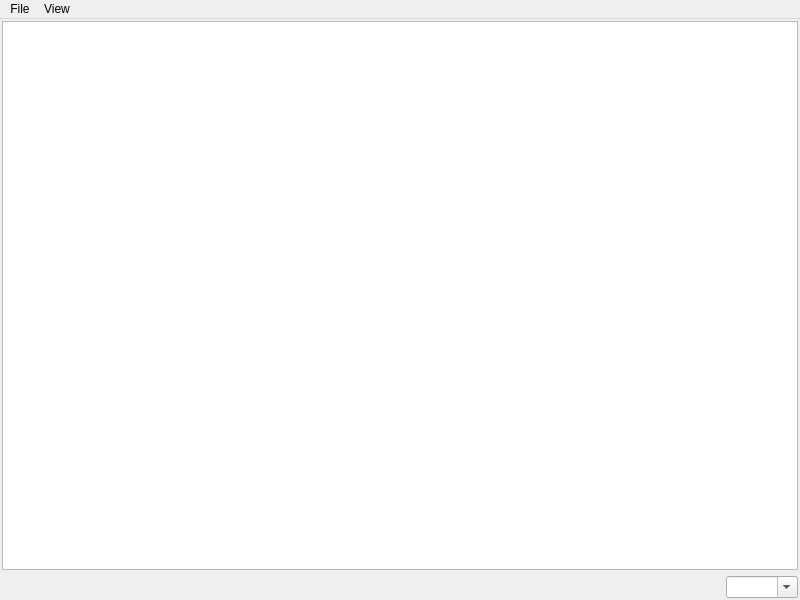
<?xml version="1.0" encoding="UTF-8"?>
<ui version="4.0">
 <class>LotPackWindow</class>
 <widget class="QMainWindow" name="LotPackWindow">
  <property name="geometry">
   <rect>
    <x>0</x>
    <y>0</y>
    <width>800</width>
    <height>600</height>
   </rect>
  </property>
  <property name="windowTitle">
   <string>LotPack Viewer</string>
  </property>
  <widget class="QWidget" name="centralwidget">
   <layout class="QGridLayout" name="gridLayout">
    <property name="margin">
     <number>2</number>
    </property>
    <item row="0" column="0">
     <widget class="LotPackView" name="view"/>
    </item>
    <item row="1" column="0">
     <layout class="QHBoxLayout" name="statusBarLayout">
      <item>
       <spacer name="horizontalSpacer">
        <property name="orientation">
         <enum>Qt::Horizontal</enum>
        </property>
        <property name="sizeHint" stdset="0">
         <size>
          <width>40</width>
          <height>20</height>
         </size>
        </property>
       </spacer>
      </item>
      <item>
       <widget class="QComboBox" name="scaleCombo">
        <property name="editable">
         <bool>true</bool>
        </property>
       </widget>
      </item>
     </layout>
    </item>
   </layout>
  </widget>
  <widget class="QMenuBar" name="menubar">
   <property name="geometry">
    <rect>
     <x>0</x>
     <y>0</y>
     <width>800</width>
     <height>21</height>
    </rect>
   </property>
   <widget class="QMenu" name="menuFile">
    <property name="title">
     <string>File</string>
    </property>
    <addaction name="actionOpen_World"/>
    <addaction name="separator"/>
    <addaction name="actionRecent"/>
    <addaction name="separator"/>
    <addaction name="actionClose"/>
   </widget>
   <widget class="QMenu" name="menuView">
    <property name="title">
     <string>View</string>
    </property>
    <addaction name="actionCenterOnCell"/>
    <addaction name="separator"/>
    <addaction name="actionShowMiniMap"/>
    <addaction name="actionShowRoomDefs"/>
    <addaction name="separator"/>
    <addaction name="actionHighlightCurrentLevel"/>
    <addaction name="actionLevelUp"/>
    <addaction name="actionLevelDown"/>
    <addaction name="separator"/>
    <addaction name="actionZoomIn"/>
    <addaction name="actionZoomOut"/>
    <addaction name="actionZoomNormal"/>
   </widget>
   <addaction name="menuFile"/>
   <addaction name="menuView"/>
  </widget>
  <action name="actionOpen_World">
   <property name="icon">
    <iconset resource="editor.qrc">
     <normaloff>:/images/16x16/document-open.png</normaloff>:/images/16x16/document-open.png</iconset>
   </property>
   <property name="text">
    <string>Open World...</string>
   </property>
  </action>
  <action name="actionClose">
   <property name="text">
    <string>Close</string>
   </property>
  </action>
  <action name="actionZoomIn">
   <property name="icon">
    <iconset resource="editor.qrc">
     <normaloff>:/images/16x16/zoom-in.png</normaloff>:/images/16x16/zoom-in.png</iconset>
   </property>
   <property name="text">
    <string>Zoom In</string>
   </property>
  </action>
  <action name="actionZoomOut">
   <property name="icon">
    <iconset resource="editor.qrc">
     <normaloff>:/images/16x16/zoom-out.png</normaloff>:/images/16x16/zoom-out.png</iconset>
   </property>
   <property name="text">
    <string>Zoom Out</string>
   </property>
  </action>
  <action name="actionZoomNormal">
   <property name="icon">
    <iconset resource="editor.qrc">
     <normaloff>:/images/16x16/zoom-original.png</normaloff>:/images/16x16/zoom-original.png</iconset>
   </property>
   <property name="text">
    <string>Normal Size</string>
   </property>
   <property name="shortcut">
    <string>Ctrl+0</string>
   </property>
  </action>
  <action name="actionShowRoomDefs">
   <property name="checkable">
    <bool>true</bool>
   </property>
   <property name="text">
    <string>Show RoomDefs</string>
   </property>
   <property name="shortcut">
    <string>R</string>
   </property>
  </action>
  <action name="actionCenterOnCell">
   <property name="text">
    <string>Center On Cell...</string>
   </property>
  </action>
  <action name="actionHighlightCurrentLevel">
   <property name="checkable">
    <bool>true</bool>
   </property>
   <property name="text">
    <string>Highlight Current Level</string>
   </property>
   <property name="shortcut">
    <string>H</string>
   </property>
  </action>
  <action name="actionLevelUp">
   <property name="text">
    <string>Select Level Above</string>
   </property>
   <property name="shortcut">
    <string>PgUp</string>
   </property>
  </action>
  <action name="actionLevelDown">
   <property name="text">
    <string>Select Level Below</string>
   </property>
   <property name="shortcut">
    <string>PgDown</string>
   </property>
  </action>
  <action name="actionRecent">
   <property name="text">
    <string>Recent</string>
   </property>
  </action>
  <action name="actionShowMiniMap">
   <property name="checkable">
    <bool>true</bool>
   </property>
   <property name="text">
    <string>Show MiniMap</string>
   </property>
   <property name="shortcut">
    <string>M</string>
   </property>
  </action>
 </widget>
 <customwidgets>
  <customwidget>
   <class>LotPackView</class>
   <extends>QGraphicsView</extends>
   <header>lotpackwindow.h</header>
  </customwidget>
 </customwidgets>
 <resources>
  <include location="editor.qrc"/>
 </resources>
 <connections/>
</ui>
